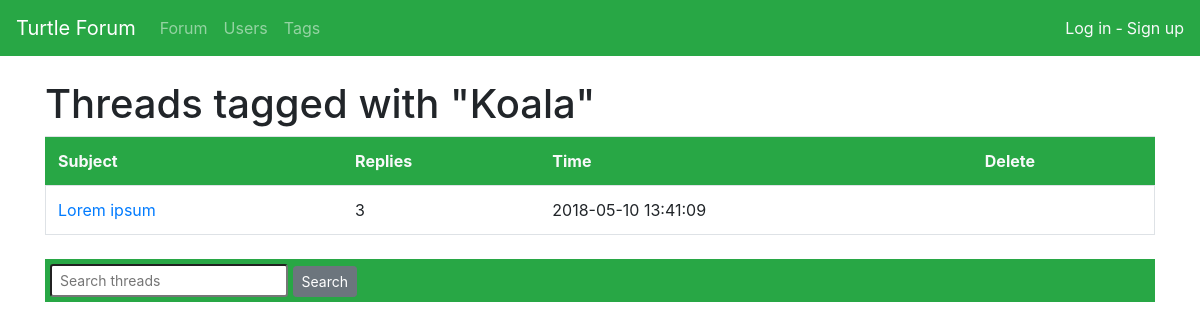
Page /threads/tag/4/ on the committed database.
### application/tag/models.py (models this page shows, shortened)
class Tag(Base):
    name = db.Column(db.String(128), nullable=False)
    taggings = db.relationship("Tagging", backref='tag', lazy=True)

### application/thread/models.py (models this page shows, shortened)
class Thread(Base):
    subject = db.Column(db.String(128), nullable=False)
    text = db.Column(db.String(8096), nullable=False)
    account_id = db.Column(db.Integer, db.ForeignKey('account.id'), nullable=False)
    messages = db.relationship("Message", backref='thread', lazy=True)
    taggings = db.relationship("Tagging", backref='thread', lazy=True)
    @staticmethod
    def find_tag_id(tag_id):
        stmt = text("SELECT Thread.id, Thread.subject, Thread.date_created, Thread.account_id, Account.username, COUNT(Message.id) AS messages FROM Thread"
                     " LEFT JOIN Account ON Thread.account_id = Account.id"
                     " LEFT JOIN Message ON Thread.id = Message.thread_id"
                     " LEFT JOIN Tagging ON Tagging.thread_id = Thread.id"
                     " WHERE Tagging.tag_id = :tag_id"
                     " GROUP BY Thread.id, Account.username"
                     " ORDER BY Thread.date_created").params(tag_id=tag_id)
        res = db.engine.execute(stmt)
        return Thread.make_list(res)
    @staticmethod
    def make_list(res):
        threads = []
        for row in res:
            threads.append({"id":row[0], "subject":row[1], "date_created":row[2], "user_id":row[3], "username":row[4], "messages":row[5], "unread":0})
        for thread in threads:
            if current_user == None:
                thread["unread"] = thread["messages"]
            elif current_user.is_authenticated:
                thread["unread"] = Read.unread_count(current_user.id, thread["id"])
            else:
                thread["unread"] = thread["messages"]
        return threads

### application/thread/views.py (the view)
@app.route("/threads/tag/<tag_id>/", methods=["GET"])
def thread_find_tag_id(tag_id):
    return thread_index(threads=Thread.find_tag_id(tag_id), tag=Tag.query.get(tag_id))

### application/thread/views.py (called while the page is built)
@app.route("/threads/", methods=["GET"])
def thread_index(threads=None, thread_create=Thread("", "", None), show_errors=False, search_text=None, tag=None):
    if threads == None:
        threads = Thread.thread_list()
    return render_template("thread_index.html",
                            threads=threads,
                            thread_create=thread_create,
                            show_errors=show_errors,
                            search_text=search_text,
                            tag=tag)

### application/templates/thread_index.html (shortened to what this page needs)
{% extends "layout.html" %}
{% block body %}
{% if search_text != None %}
<h1>Threads matching "{{ search_text }}"</h1>
{% elif tag != None %}
<h1>Threads tagged with "{{ tag.name }}"</h1>
{% else %}
<h1>Threads</h1>
{% endif %}
<table class="table">
  <tr class="border border-success bg-success text-light">
    <th>Subject</th>
    <th>Replies</th>
    <th>Time</th>
    <th>Delete</th>
  </tr>
  {% for thread in threads %}
  <tr class="border-left border-right border-bottom border-top-0">
    <td><a href="{{ url_for('thread', thread_id=thread.id) }}">{{ thread.subject }}
    </a></td>
    <td>{{ thread.messages }}</td>
    <td>{{ thread.date_created }}</td>
    {% if current_user.admin or (current_user.id==thread.user_id and thread.messages==0) %}
    <td>
    <form method="POST" action="{{ url_for('thread_delete', thread_id=thread.id) }}">
      <button type="submit" class="btn btn-secondary btn-sm">Delete</button>
    </form>
    </td>
    {% else %}
    <td/>
    {% endif %}
  </tr>
  {% endfor %}
</table>
<div class="mt-4 mb-4">
  <form class="form-inline" method="POST" action="{{ url_for('thread_search') }}">
    <div class="container border border-success bg-success p-1">
      <input type="text" class="form-control-sm" name="text" placeholder="Search threads">{{ text }}</input>
      <button type="submit" class="btn btn-secondary btn-sm">Search</button>
    </div>
  </form>
</div>
{% endblock %}

### rows in the picture
Tag: name "Koala"
Thread: subject "Lorem ipsum", messages "3", date_created "2018-05-10 13:41:09"
